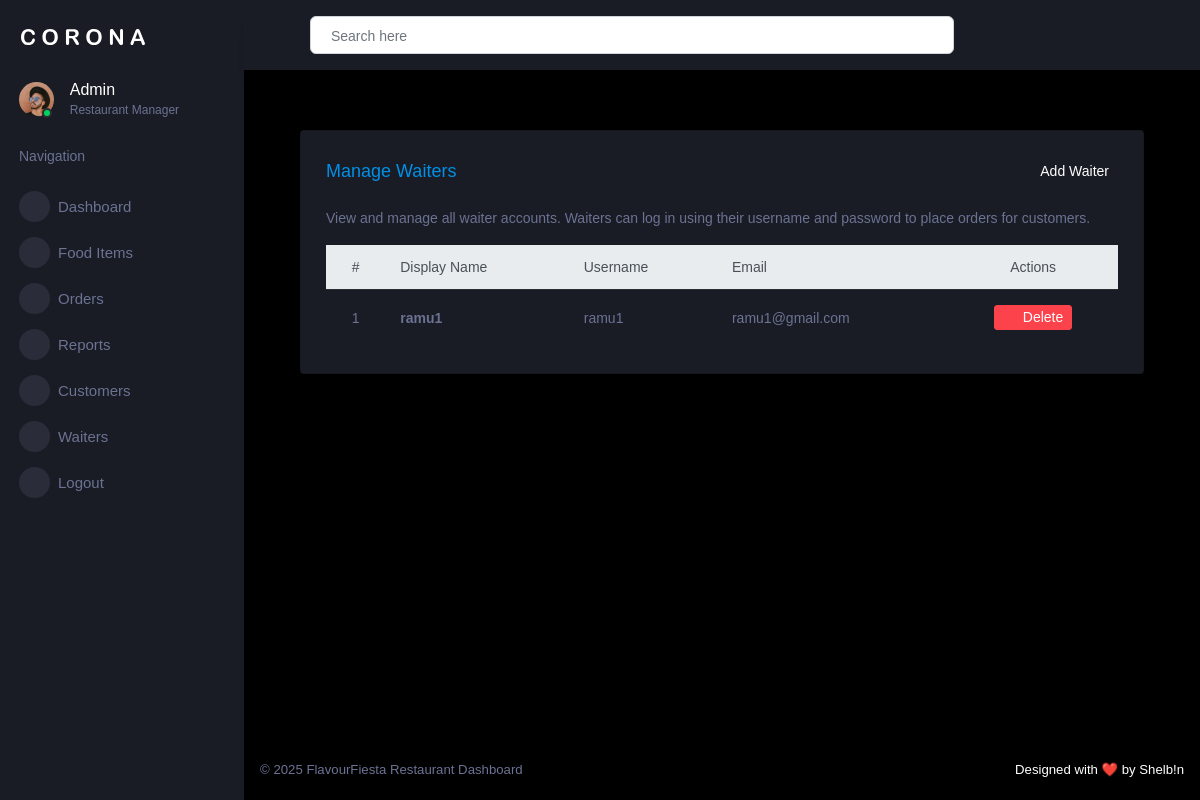
The app's page /admin_app/view_waiters/ (signed in) with its own data.
### waiter_app/models.py (models this page shows, shortened)
class Waiter(models.Model):
    user = models.OneToOneField(User, on_delete=models.CASCADE)
    display_name = models.CharField(max_length=100)

### admin_app/views.py (the view)
# urls.py: path('view_waiters/', views.view_waiters, name='view_waiters'),
def view_waiters(request):
    if 'username' not in request.session:
        messages.warning(request, "Please log in to access the admin dashboard.")
        return redirect('admin_app:admin_login_page')
    from waiter_app.models import Waiter
    waiters = Waiter.objects.select_related('user').all().order_by('display_name')
    context = {
        'waiters': waiters,
    }
    return render(request, 'view_waiters.html', context)

### admin_app/templates/view_waiters.html (shortened to what this page needs)
{% extends 'index.html' %}
{% load static %}
{% block content %}
<div class="content-wrapper">
  <div class="row">
    <div class="col-12 grid-margin stretch-card">
      <div class="card">
        <div class="card-body">
          <div class="d-flex justify-content-between align-items-center mb-4">
            <h4 class="card-title text-primary mb-0">Manage Waiters</h4>
            <a href="{% url 'admin_app:add_waiter' %}" class="btn btn-gradient-primary btn-sm">
              <i class="mdi mdi-plus-circle-outline"></i> Add Waiter
            </a>
          </div>
          <p class="card-description text-muted">
            View and manage all waiter accounts. Waiters can log in using their username and password to place orders for customers.
          </p>
          <div class="table-responsive">
            <table class="table table-hover align-middle">
              <thead class="thead-light">
                <tr>
                  <th class="text-center">#</th>
                  <th>Display Name</th>
                  <th>Username</th>
                  <th>Email</th>
                  <th class="text-center">Actions</th>
                </tr>
              </thead>
              <tbody>
                {% for waiter in waiters %}
                <tr>
                  <td class="text-center">{{ forloop.counter }}</td>
                  <td><strong>{{ waiter.display_name }}</strong></td>
                  <td>{{ waiter.user.username }}</td>
                  <td>{{ waiter.user.email|default:"N/A" }}</td>
                  <td class="text-center">
                    <a href="{% url 'admin_app:delete_waiter' waiter.id %}" class="btn btn-danger btn-sm"
                       onclick="return confirm('Are you sure you want to delete waiter {{ waiter.display_name }}? This will also delete their user account.');"
                       title="Delete">
                      <i class="mdi mdi-delete"></i> Delete
                    </a>
                  </td>
                </tr>
                {% empty %}
                <tr>
                  <td colspan="5" class="text-center text-muted py-4">
                    No waiters found. <a href="{% url 'admin_app:add_waiter' %}">Add your first waiter</a>
                  </td>
                </tr>
                {% endfor %}
              </tbody>
            </table>
          </div>
        </div>
      </div>
    </div>
  </div>
</div>
{% endblock %}

### records on screen
Waiter: display_name "ramu1", user.username "ramu1", user.email "ramu1@gmail.com"
